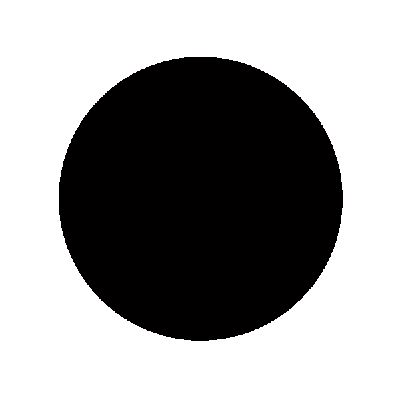
#> input picture Image Processing/Black_Circle.jpg, 400 x 399 px
$ python edge_detection.py
#> lines starting #> are read from the running program, lines starting #| are printed output that depends on the picture; after the words box and inside, x2 and y2 are one past the last pixel; in counts of white or black regions, pixels touching at a corner belong together; long printed decimals are rounded
import numpy as np
import cv2

def pad(img,shp):
	p=np.zeros((shp[0]+2,shp[1]+2))
	p[1:-1,1:-1]=np.copy(img)
	p[0,1:-1],p[-1,1:-1]=img[0],img[-1]
	p[1:-1,0],p[1:-1,-1]=img[:,0],img[:,-1]
	p[0,0],p[0,-1]=img[0,0],img[0,-1]
	p[-1,0],p[-1,-1]=img[-1,0],img[-1,-1]
	return p

img=cv2.imread('Black_Circle.jpg',0)
#> img: shape (399, 400); min 0, max 255, mean 153.8
shp=img.shape
#> shp = (399, 400)
shpm=(3,3)
prewitt_x=np.array([[-1,0,1],[-1,0,1],[-1,0,1]])
prewitt_y=np.array([[-1,-1,-1],[0,0,0],[1,1,1]])
e_list=[]
p=pad(img,shp)
#> in pad, `p[1:-1,1:-1]=np.copy(img)`:
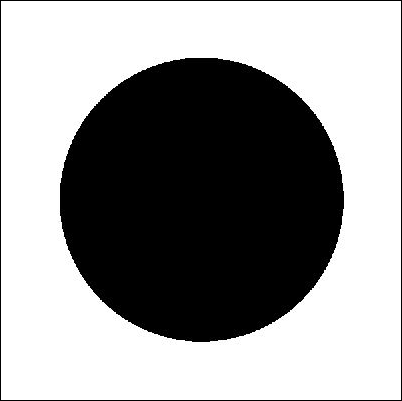
#> p: shape (401, 402) float64; min 0, max 255, mean 152.3
#> in pad, `p[1:-1,0],p[1:-1,-1]=img[:,0],img[:,-1]`:
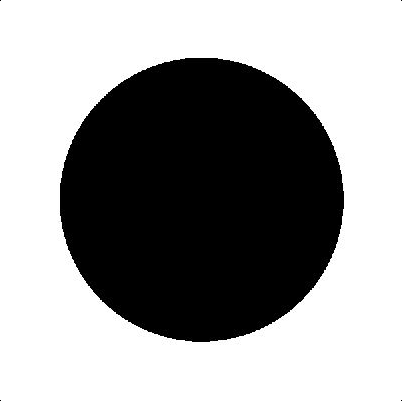
#> p: shape (401, 402) float64; min 0, max 255, mean 154.8
#> in pad, `p[0,0],p[0,-1]=img[0,0],img[0,-1]`: p: shape (401, 402) float64; under 0.01% of pixels changed, all inside (x1, y1, x2, y2) = (0, 0, 402, 1)
#> in pad, `p[-1,0],p[-1,-1]=img[-1,0],img[-1,-1]`: p: shape (401, 402) float64; min 0, max 255, mean 154.8
out=np.zeros(shp)
for i in range(shp[0]):
	for j in range(shp[1]):
		temp=np.multiply(p[i:i+shpm[0],j:j+shpm[1]],prewitt_x)
		dx=temp.sum()
		temp=np.multiply(p[i:i+shpm[0],j:j+shpm[1]],prewitt_y)
		dy=temp.sum()
		if dy!=0 or dx!=0:
			out[i,j]=255
			if dx==0:
				rad=np.arctan(float("inf"))
			else:
				rad=np.arctan(dy/dx)
			e_list.append([i,j,rad])
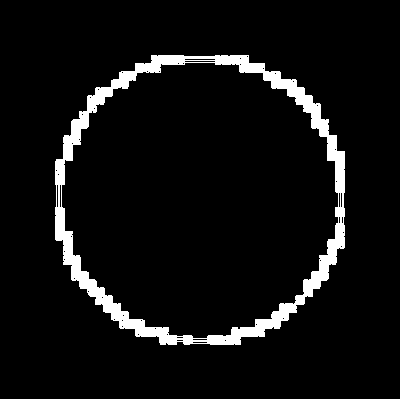
#> out: shape (399, 400) float64; 6.2% white; 1 white region, box (x1, y1, x2, y2) and area: (55, 55, 345, 345) 9899
#> after the loop, e_list = 9899 items, first 6: [55, 151, 0.785], [55, 152, 1.47], [55, 153, -0.838], [55, 154, 0.927], [55, 155, 1.57], [55, 156, -0.785]

for e in e_list:
	print("x: %d  y: %d  rad: %f" %(e[0],e[1],e[2]))
#> this loop made 9899 passes
#| x: 55  y: 151  rad: 0.7854
#| x: 55  y: 152  rad: 1.471
#| x: 55  y: 153  rad: -0.838
#| x: 55  y: 154  rad: 0.9273
#| x: 55  y: 155  rad: 1.571
#| x: 55  y: 156  rad: -0.7854
#| x: 55  y: 158  rad: 0.7854
#| x: 55  y: 159  rad: 1.571
#> (further printed lines are left out)

out=np.array(out, dtype = np.uint8)

cv2.imshow('image', img)
cv2.imshow('Detected Edges', out)
cv2.waitKey(0)
cv2.destroyAllWindows()
